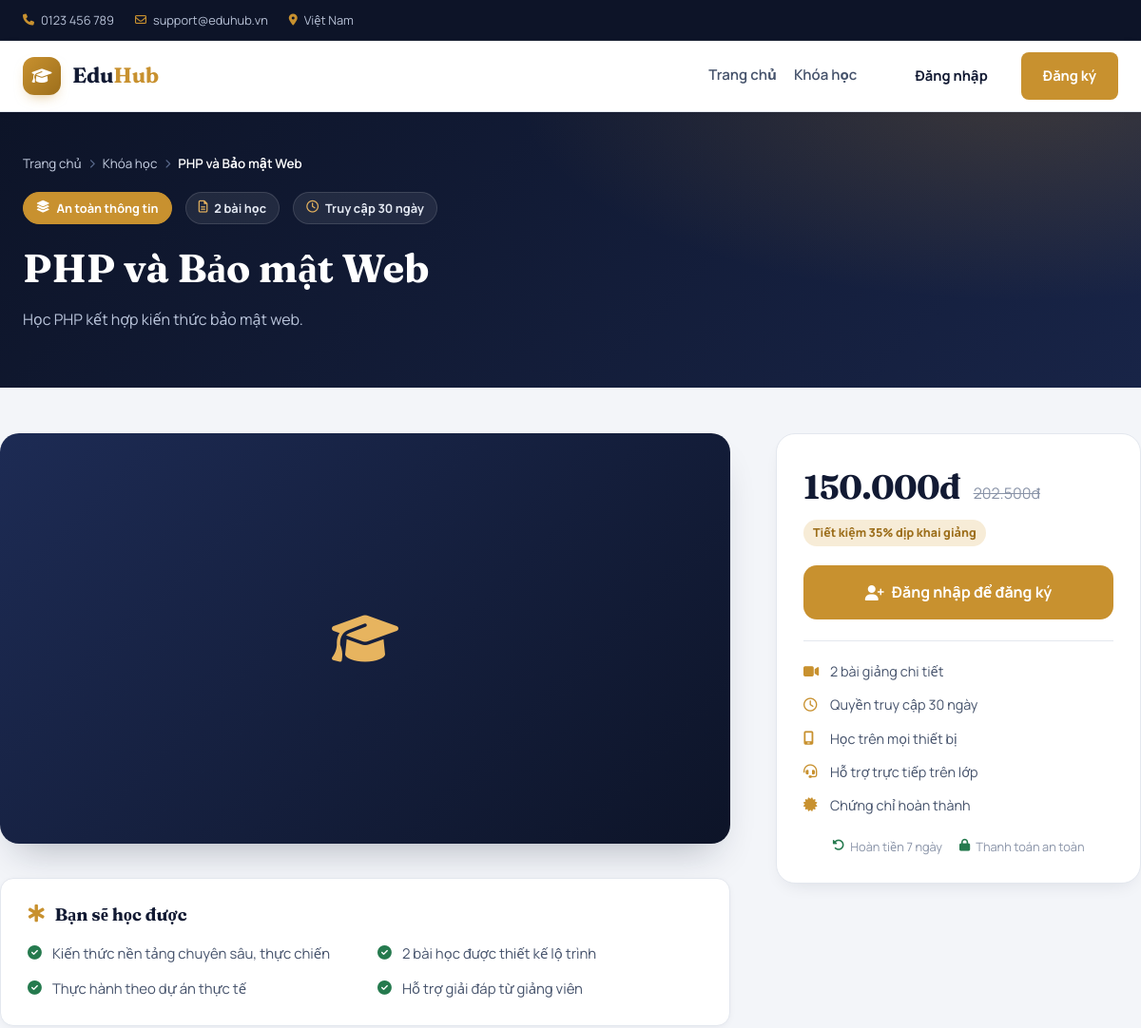
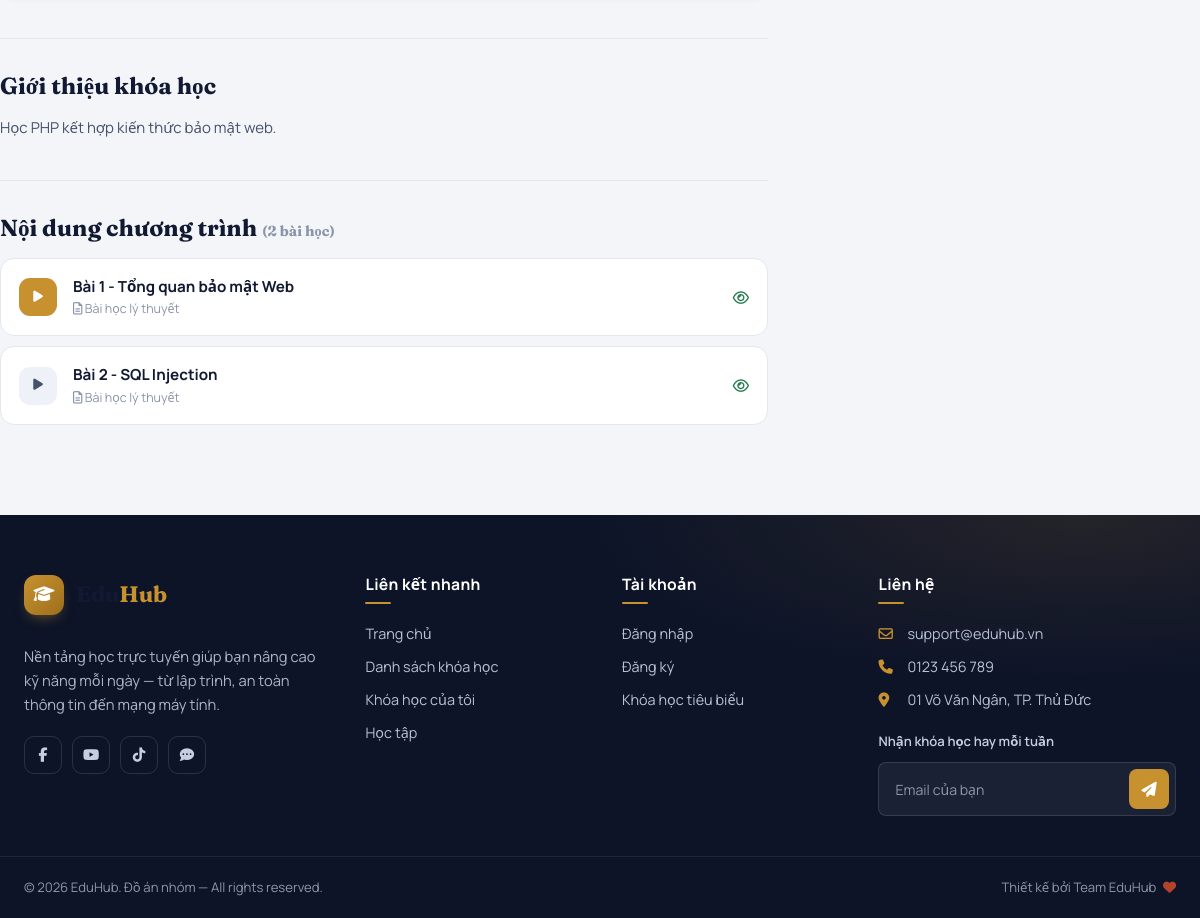
Page /course-detail.php?id=2 on the committed database (2 pictures, top to bottom).
### tables this page shows
CREATE TABLE courses (
    id INT UNSIGNED AUTO_INCREMENT PRIMARY KEY,

    category_id INT UNSIGNED DEFAULT NULL,

    title VARCHAR(255) NOT NULL,

    slug VARCHAR(255) NOT NULL UNIQUE,

    description TEXT,

    thumbnail VARCHAR(255) DEFAULT NULL,

    price DECIMAL(12,2)
        NOT NULL DEFAULT 0,

    duration_days INT
        NOT NULL DEFAULT 30,

    status ENUM(
        'draft',
        'published'
    )
    NOT NULL DEFAULT 'published',

    created_at TIMESTAMP
        DEFAULT CURRENT_TIMESTAMP,

    updated_at TIMESTAMP
        DEFAULT CURRENT_TIMESTAMP
        ON UPDATE CURRENT_TIMESTAMP,

    CONSTRAINT fk_courses_category
        FOREIGN KEY (category_id)
        REFERENCES categories(id)
        ON DELETE SET NULL
);

CREATE TABLE categories (
    id INT UNSIGNED AUTO_INCREMENT PRIMARY KEY,

    name VARCHAR(100) NOT NULL UNIQUE,

    slug VARCHAR(120) NOT NULL UNIQUE,

    description TEXT,

    created_at TIMESTAMP
        DEFAULT CURRENT_TIMESTAMP
);

CREATE TABLE lessons (
    id INT UNSIGNED AUTO_INCREMENT PRIMARY KEY,

    course_id INT UNSIGNED NOT NULL,

    title VARCHAR(255) NOT NULL,

    content LONGTEXT,

    video_url VARCHAR(500) DEFAULT NULL,

    file_path VARCHAR(500) DEFAULT NULL,

    lesson_order INT
        NOT NULL DEFAULT 1,

    created_at TIMESTAMP
        DEFAULT CURRENT_TIMESTAMP,

    CONSTRAINT fk_lessons_course
        FOREIGN KEY (course_id)
        REFERENCES courses(id)
        ON DELETE CASCADE
);

### includes/db.php (called while the page is built, shortened)
<?php
if (!function_exists('url')) {
    function url(string $path = ''): string
    {
        return BASE_URL . '/' . $path;
    }
}
if (!function_exists('e')) {
    function e(?string $value): string
    {
        return htmlspecialchars((string)$value, ENT_QUOTES, 'UTF-8');
    }
}
if (!function_exists('money')) {
    function money($amount): string
    {
        return number_format((float)$amount, 0, ',', '.') . 'đ';
    }
}
if (!function_exists('priceLabel')) {
    function priceLabel($amount): string
    {
        return (float)$amount <= 0 ? 'Miễn phí' : money($amount);
    }
}

### course-detail.php (the view, shortened to what this page needs)
<?php
require_once __DIR__ . '/includes/head.php';
require_once __DIR__ . '/includes/header.php';
$id = (int)($_GET['id'] ?? 0);
$courseStmt = $pdo->prepare(
    "SELECT c.*, cat.name AS category_name, cat.slug AS category_slug,
            (SELECT COUNT(*) FROM lessons l WHERE l.course_id = c.id) AS lesson_count
     FROM courses c
     LEFT JOIN categories cat ON cat.id = c.category_id
     WHERE c.id = ? AND c.status = 'published'
     LIMIT 1"
);
$courseStmt->execute([$id]);
$course = $courseStmt->fetch();
    ?>
    <?php
$lessonStmt = $pdo->prepare("SELECT * FROM lessons WHERE course_id = ? ORDER BY lesson_order ASC, id ASC");
$lessonStmt->execute([$id]);
$lessons = $lessonStmt->fetchAll();
$enrolled = false;
$hasThumb  = trim((string)($course['thumbnail'] ?? ''));
$thumbUrl  = $hasThumb !== '' ? url($course['thumbnail']) : '';
$free      = (float)$course['price'] <= 0;
$isFirst   = true;
?>
<div class="detail-hero">
    <div class="container">
        <nav class="breadcrumb" aria-label="Đường dẫn">
            <a href="<?= url('index.php') ?>">Trang chủ</a>
            <i class="fa-solid fa-chevron-right"></i>
            <a href="<?= url('courses.php') ?>">Khóa học</a>
            <i class="fa-solid fa-chevron-right"></i>
            <span class="current"><?= e($course['title']) ?></span>
        </nav>
        <div class="detail-hero-meta">
            <span class="chip chip-chip"><i class="fa-solid fa-layer-group"></i> <?= e($course['category_name'] ?? 'Đa kỹ năng') ?></span>
            <span class="chip"><i class="fa-regular fa-file-lines"></i> <?= (int)$course['lesson_count'] ?> bài học</span>
            <span class="chip"><i class="fa-regular fa-clock"></i> Truy cập <?= (int)$course['duration_days'] ?> ngày</span>
        </div>
        <h1><?= e($course['title']) ?></h1>
        <p class="detail-hero-desc"><?= e(mb_strimwidth((string)$course['description'], 0, 240, '…')) ?></p>
    </div>
</div>
<div class="container detail-layout">
    <div class="detail-main">
        <div class="detail-media <?= $thumbUrl === '' ? 'detail-media--ph' : '' ?>">
            <?php if ($thumbUrl !== ''): ?>
                <img src="<?= e($thumbUrl) ?>" alt="<?= e($course['title']) ?>">
            <?php else: ?>
                <i class="fa-solid fa-graduation-cap"></i>
            <?php endif; ?>
        </div>
        <div class="highlight-box">
            <h3><i class="fa-solid fa-star-of-life"></i> Bạn sẽ học được</h3>
            <ul class="highlight-grid">
                <li><i class="fa-solid fa-circle-check"></i> Kiến thức nền tảng chuyên sâu, thực chiến</li>
                <li><i class="fa-solid fa-circle-check"></i> <?= (int)$course['lesson_count'] ?> bài học được thiết kế lộ trình</li>
                <li><i class="fa-solid fa-circle-check"></i> Thực hành theo dự án thực tế</li>
                <li><i class="fa-solid fa-circle-check"></i> Hỗ trợ giải đáp từ giảng viên</li>
            </ul>
        </div>
        <section class="detail-section">
            <h2>Giới thiệu khóa học</h2>
            <p><?= e((string)$course['description']) ?></p>
        </section>
        <section class="detail-section">
            <h2>Nội dung chương trình <small style="color:#8a94a8;font-size:.9rem;">(<?= count($lessons) ?> bài học)</small></h2>
            <?php if ($lessons): ?>
                <div class="lesson-list <?= $enrolled ? 'enrolled' : '' ?>">
                    <?php foreach ($lessons as $lesson): ?>
                        <div class="lesson-item <?= $isFirst ? 'is-open' : '' ?>">
                            <span class="lesson-num"><?= $isFirst ? '<i class="fa-solid fa-play"></i>' : (int)$lesson['lesson_order'] ?></span>
                            <div class="lesson-info">
                                <div class="lesson-title"><?= e($lesson['title']) ?></div>
                                <div class="lesson-duration">
                                    <?php if ($lesson['video_url']): ?>
                                        <i class="fa-solid fa-video"></i> Video bài giảng
                                    <?php elseif ($lesson['file_path']): ?>
                                        <i class="fa-solid fa-file"></i> Tài liệu bài học
                                    <?php else: ?>
                                        <i class="fa-regular fa-file-lines"></i> Bài học lý thuyết
                                    <?php endif; ?>
                                </div>
                            </div>
                            <span class="lesson-state">
                                <?php if ($lesson['video_url']): ?>
                                    <i class="fa-solid fa-circle-play"></i>
                                <?php else: ?>
                                    <i class="fa-regular fa-eye"></i>
                                <?php endif; ?>
                            </span>
                        </div>
                    <?php endforeach; ?>
                </div>
            <?php else: ?>
                <p style="color:#8a94a8;">Khóa học đang được cập nhật nội dung.</p>
            <?php endif; ?>
        </section>
    </div>
    <aside class="detail-side">
        <div class="side-box">
            <div class="price-wrap">
                <span class="price-now <?= $free ? 'free' : '' ?>"><?= priceLabel($course['price']) ?></span>
                <?php if (!$free): ?>
                    <span class="price-old"><?= money($course['price'] * 1.35) ?></span>
                <?php endif; ?>
            </div>
            <?php if (!$free): ?>
                <span class="side-save">Tiết kiệm 35% dịp khai giảng</span>
            <?php endif; ?>
            <?php if ($enrolled): ?>
                <div class="enrolled-box"><i class="fa-solid fa-circle-check"></i> Bạn đã đăng ký khóa học này</div>
                <a href="<?= url('user/learning.php') ?>" class="btn btn-accent btn-block btn-lg">
                    <i class="fa-solid fa-play"></i> Học ngay
                </a>
            <?php else: ?>
                <a href="<?= url('login.php?redirect=' . urlencode('course-detail.php?id=' . $id)) ?>" class="btn btn-accent btn-block btn-lg">
                    <i class="fa-solid fa-user-plus"></i> Đăng nhập để đăng ký
                </a>
            <?php endif; ?>
            <ul class="include-list">
                <li><i class="fa-solid fa-video"></i> <?= (int)$course['lesson_count'] ?> bài giảng chi tiết</li>
                <li><i class="fa-regular fa-clock"></i> Quyền truy cập <?= (int)$course['duration_days'] ?> ngày</li>
                <li><i class="fa-solid fa-mobile-screen"></i> Học trên mọi thiết bị</li>
                <li><i class="fa-solid fa-headset"></i> Hỗ trợ trực tiếp trên lớp</li>
                <li><i class="fa-solid fa-certificate"></i> Chứng chỉ hoàn thành</li>
            </ul>
            <div class="side-note">
                <span><i class="fa-solid fa-rotate-left"></i> Hoàn tiền 7 ngày</span>
                <span><i class="fa-solid fa-lock"></i> Thanh toán an toàn</span>
            </div>
        </div>
    </aside>
</div>
<?php require_once __DIR__ . '/includes/footer.php'; ?>

### rows in the picture
courses: title "PHP và Bảo mật Web", category.name "An toàn thông tin", duration_days "30", description "Học PHP kết hợp kiến thức bảo mật web.", price "150.000đ", money($course['price']*1.35) "202.500đ"
lessons: title "Bài 1 - Tổng quan bảo mật Web", shows "Bài học lý thuyết"
lessons: title "Bài 2 - SQL Injection", shows "Bài học lý thuyết"

### other values in the picture
$course['lesson_count'] "2"
count($lessons) "2"
